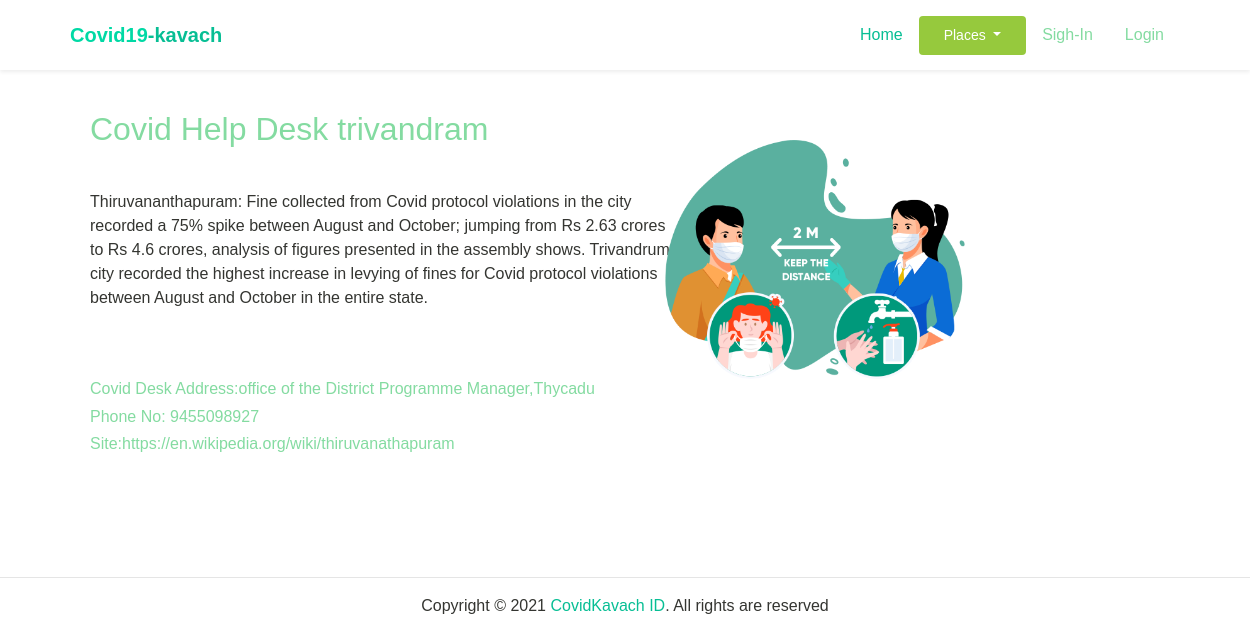
The app's page /trivandram with its own data.
### covidapp/models.py (models this page shows, shortened)
class Place(models.Model):
    name=models.CharField(max_length=50)
    desc=models.CharField(max_length=500)
    phone=models.IntegerField()
    address=models.CharField(max_length=250)
    site=models.URLField()
    slug=models.SlugField(max_length=100,unique=True)
    def get_url(self):
        return reverse('covidapp:getplace',args=[self.slug])

### covidapp/views.py (the view)
# urls.py: path('<slug:c_slug>',views.getplace,name='getplace'),
def getplace(request,c_slug=None):
    place=get_object_or_404(Place,slug=c_slug)
    return render(request, 'place.html',{'places':place})

### covidapp/context_processors.py (called while the page is built)
def menu_link(request):
    links=Place.objects.all()
    return dict(links=links)

### templates/place.html (shortened to what this page needs)
{% load static %}
<!DOCTYPE html>
<html lang="en" xmlns="http://www.w3.org/1999/html">
<head>
    <link rel="stylesheet" href="{% static 'css/bootstrap.css' %}">
    <link rel="stylesheet" href="{% static 'css/maicons.css' %}">
     <link rel="stylesheet" href="{% static 'css/theme.css' %}">
    <link rel="stylesheet" href="{% static 'css/mystyle.css' %}">
     <link rel="stylesheet" href="{% static 'vendor/owl-carousel/css/owl.carousel.css' %}">
     <link rel="stylesheet" href="{% static 'vendor/animate/animate.css' %}">
</head>
<body>
    <nav class="navbar navbar-expand-lg  shadow-sm">
      <div class="container">
        <a class="navbar-brand" href="#"><span class="text-primary">Covid19</span>-kavach</a>
        <div class="collapse navbar-collapse" id="navbarSupport">
          <ul class="navbar-nav ml-auto">
            <li class="nav-item active">
              <a class="nav-link" href="{% url 'covidapp:main' %}">Home</a>
            </li>
           <div class="dropdown">
              <button class="btn btn-success dropdown-toggle" type="button" id="dropdownMenuButton1" data-bs-toggle="dropdown" aria-expanded="false">
                 Places
              </button>
</div>
            {% if user.is_authenticated %}
              <li><h5 style="color:#84DBA1">Hi {{user.username}}</h5></li>
             <li class="nav-item">
              <a class="nav-link" href="registration/logout" style="color:#84DBA1">Logout</a>
            </li>
            {% else %}
            <li class="nav-item">
              <a class="nav-link" href="registration/register" style="color:#84DBA1">Sigh-In</a>
            </li>
             <li class="nav-item">
              <a class="nav-link" href="registration/login" style="color:#84DBA1">Login</a>
            </li>
            {% endif %}
          </ul>
        </div>
      </div>
    </nav>
<div style="padding-left:50px">
 <h2>Covid Help Desk {{places.name}}  </h2><br>
<div  class="row">
    <div class="col-md-6 box">
       {{places.desc}}
    </div>
    <div class="col-md-6">
         <img src="{% static 'img/banner.png' %}" style="width:300px">
    </div>
  <div class="col-md-6 box1">
    <h6> Covid Desk Address:{{places.address}}<br></h6>
    <h6>Phone No: {{places.phone}}<br></h6>
    <h6>Site:{{places.site}}</h6>
   </div>
</div>
</div>
 <footer class="style=margin-top:100px" style="padding-top:100px">
     <hr>
      <p style="text-align:center" id="copyright">Copyright &copy; 2021 <a href="#" target="_blank">CovidKavach ID</a>. All rights are reserved
 </footer>
</body>
</html>

### static/css/theme.css (style rules this page uses)
:root { --primary: #00D9A5; --accent: #FF3D85; --secondary: #4E5AFE; --warning: #EED818; --info: #05B4E1; --danger: #FF4943; --success: #96C93D; --dark: #343531; --light: #F5F9F6; --cs: #596261; --grey: #6E807A; }
body { font-family: "Source Sans Pro", sans-serif; line-height: 1.5; color: #343531; }
a { color: #07be94; text-decoration: none; background-color: transparent; }
.text-primary { color: #00D9A5 !important; }
.btn-success { color: #fff; background-color: #96C93D; border-color: transparent; }
.btn { padding: 8px 24px; }
.navbar { min-height: 70px; }
.navbar-brand { font-weight: 600; padding-top: 10px; padding-bottom: 10px; }
.navbar-nav { margin-top: 10px; border-top: 1px solid #E8EEE4; flex-shrink: 0; }
.navbar-nav .nav-link { transition: all .2s ease; }
.navbar-nav .btn { font-size: 14px; }
@media (min-width: 992px) { .navbar-expand-lg .navbar-nav { margin-top: 0; border-top: none; } }
@media (min-width: 992px) { .navbar-expand-lg .navbar-nav .nav-link { padding-right: 16px; padding-left: 16px; } }
@media (min-width: 992px) { .navbar-expand-lg .navbar-nav { align-items: center; } }

### static/css/mystyle.css (style rules this page uses)
h2 { position:relative; left:40px; top:40px; color:#84DBA1 ; }
.box { position:relative; top:50px; width:600px; left:40px; }
.box1 { position:relative; width:800px; left:40px; color:#84DBA1 }

### records on screen
Place: name "trivandram", desc "Thiruvananthapuram: Fine collected from Covid protocol violations in the city recorded a 75% spike between August and October; jumping from Rs 2.63 crores to Rs 4.6 crores, analysis of figures presented in the assembly shows. Trivandrum city recorded the highest increase in levying of fines for Covid protocol violations between August and October in the entire state.", address "office of the District Programme Manager,Thycadu", phone "9455098927", site "https://en.wikipedia.org/wiki/thiruvanathapuram"
